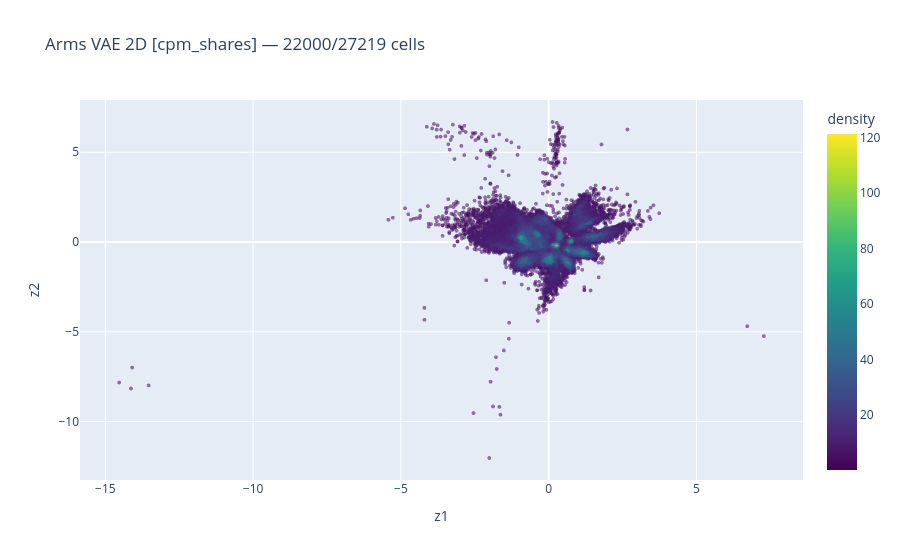

This figure's notebook cell:
### Markdown cell above
## 2D latent space

Color = local density (unsupervised).

### Code cell
import plotly.express as px
from sklearn.neighbors import NearestNeighbors

rng = np.random.default_rng(42)
n_plot = min(22000, len(latent))
plot_idx = rng.choice(len(latent), size=n_plot, replace=False)
Z = latent.iloc[plot_idx][["z1", "z2"]].to_numpy()

nn = NearestNeighbors(n_neighbors=30).fit(Z)
dists, _ = nn.kneighbors(Z)
density = 1.0 / (dists[:, 1:].mean(axis=1) + 1e-8)

plot_df = latent.iloc[plot_idx][["z1", "z2"]].copy()
plot_df["density"] = density

fig = px.scatter(
    plot_df,
    x="z1",
    y="z2",
    color="density",
    opacity=0.55,
    color_continuous_scale="Viridis",
    title=f"Arms VAE 2D [{NORM_MODE}] — {n_plot}/{len(latent)} cells",
)
fig.update_traces(marker=dict(size=4))
fig.update_layout(coloraxis_colorbar=dict(title="density"))
fig.show()

### Figure 1 — Plotly figure (JSON) as saved in the notebook; plotly's stock layout.template omitted (floating-point values rounded to 4 significant figures; data arrays with more than 128 entries replaced by an {"elided": "..."} marker saying what was removed)
{"data": [{"hovertemplate": "z1=%{x}<br>z2=%{y}<br>density=%{marker.color}<extra></extra>", "legendgroup": "", "marker": {"color": {"elided": "22000 float values"}, "coloraxis": "coloraxis", "opacity": 0.55, "size": 4, "symbol": "circle"}, "mode": "markers", "name": "", "showlegend": false, "type": "scattergl", "x": {"elided": "22000 float values"}, "xaxis": "x", "y": {"elided": "22000 float values"}, "yaxis": "y"}], "layout": {"coloraxis": {"colorbar": {"title": {"text": "density"}}, "colorscale": [[0, "#440154"], [0.1111, "#482878"], [0.2222, "#3e4989"], [0.3333, "#31688e"], [0.4444, "#26828e"], [0.5556, "#1f9e89"], [0.6667, "#35b779"], [0.7778, "#6ece58"], [0.8889, "#b5de2b"], [1, "#fde725"]]}, "legend": {"tracegroupgap": 0}, "title": {"text": "Arms VAE 2D [cpm_shares] — 22000/27219 cells"}, "xaxis": {"anchor": "y", "domain": [0, 1], "title": {"text": "z1"}}, "yaxis": {"anchor": "x", "domain": [0, 1], "title": {"text": "z2"}}}}
